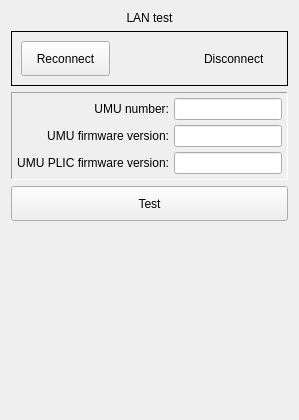
       <widget class="QWidget" name="lanPage">
        <layout class="QVBoxLayout" name="verticalLayout_37">
         <item>
          <widget class="QLabel" name="label_46">
           <property name="text">
            <string>LAN test</string>
           </property>
           <property name="alignment">
            <set>Qt::AlignCenter</set>
           </property>
          </widget>
         </item>
         <item>
          <widget class="QFrame" name="frame_13">
           <property name="frameShape">
            <enum>QFrame::Box</enum>
           </property>
           <property name="frameShadow">
            <enum>QFrame::Plain</enum>
           </property>
           <layout class="QHBoxLayout" name="horizontalLayout_21">
            <item>
             <widget class="QPushButton" name="reconnectButton">
              <property name="sizePolicy">
               <sizepolicy hsizetype="Expanding" vsizetype="Fixed">
                <horstretch>0</horstretch>
                <verstretch>0</verstretch>
               </sizepolicy>
              </property>
              <property name="minimumSize">
               <size>
                <width>0</width>
                <height>35</height>
               </size>
              </property>
              <property name="focusPolicy">
               <enum>Qt::NoFocus</enum>
              </property>
              <property name="text">
               <string>Reconnect</string>
              </property>
             </widget>
            </item>
            <item>
             <spacer name="horizontalSpacer_8">
              <property name="orientation">
               <enum>Qt::Horizontal</enum>
              </property>
              <property name="sizeHint" stdset="0">
               <size>
                <width>40</width>
                <height>20</height>
               </size>
              </property>
             </spacer>
            </item>
            <item>
             <widget class="QLabel" name="connectionMessageLabel">
              <property name="text">
               <string>Disconnect</string>
              </property>
             </widget>
            </item>
            <item>
             <widget class="QLabel" name="connectionStatusLabel">
              <property name="text">
               <string/>
              </property>
              <property name="pixmap">
               <pixmap resource="resourses.qrc">:/resources/disconnectStatus.png</pixmap>
              </property>
             </widget>
            </item>
           </layout>
          </widget>
         </item>
         <item>
          <widget class="QFrame" name="frame_14">
           <property name="autoFillBackground">
            <bool>true</bool>
           </property>
           <property name="frameShape">
            <enum>QFrame::Panel</enum>
           </property>
           <property name="frameShadow">
            <enum>QFrame::Sunken</enum>
           </property>
           <layout class="QVBoxLayout" name="verticalLayout_36">
            <property name="spacing">
             <number>5</number>
            </property>
            <property name="leftMargin">
             <number>5</number>
            </property>
            <property name="topMargin">
             <number>5</number>
            </property>
            <property name="rightMargin">
             <number>5</number>
            </property>
            <property name="bottomMargin">
             <number>5</number>
            </property>
            <item>
             <layout class="QHBoxLayout" name="horizontalLayout_22">
              <item>
               <widget class="QLabel" name="label_47">
                <property name="sizePolicy">
                 <sizepolicy hsizetype="Expanding" vsizetype="Preferred">
                  <horstretch>0</horstretch>
                  <verstretch>0</verstretch>
                 </sizepolicy>
                </property>
                <property name="text">
                 <string>UMU number:</string>
                </property>
                <property name="alignment">
                 <set>Qt::AlignRight|Qt::AlignTrailing|Qt::AlignVCenter</set>
                </property>
               </widget>
              </item>
              <item>
               <widget class="QLineEdit" name="umuSerialNumberLineEdit">
                <property name="sizePolicy">
                 <sizepolicy hsizetype="Minimum" vsizetype="Fixed">
                  <horstretch>0</horstretch>
                  <verstretch>0</verstretch>
                 </sizepolicy>
                </property>
               </widget>
              </item>
             </layout>
            </item>
            <item>
             <layout class="QHBoxLayout" name="horizontalLayout_23">
              <item>
               <widget class="QLabel" name="umuFirmwareVersionLabel">
                <property name="sizePolicy">
                 <sizepolicy hsizetype="Expanding" vsizetype="Preferred">
                  <horstretch>0</horstretch>
                  <verstretch>0</verstretch>
                 </sizepolicy>
                </property>
                <property name="text">
                 <string>UMU firmware version:</string>
                </property>
                <property name="alignment">
                 <set>Qt::AlignRight|Qt::AlignTrailing|Qt::AlignVCenter</set>
                </property>
               </widget>
              </item>
              <item>
               <widget class="QLineEdit" name="umuFirmwareVersionLineEdit">
                <property name="sizePolicy">
                 <sizepolicy hsizetype="Minimum" vsizetype="Fixed">
                  <horstretch>0</horstretch>
                  <verstretch>0</verstretch>
                 </sizepolicy>
                </property>
               </widget>
              </item>
             </layout>
            </item>
            <item>
             <layout class="QHBoxLayout" name="horizontalLayout_24">
              <item>
               <widget class="QLabel" name="label_51">
                <property name="sizePolicy">
                 <sizepolicy hsizetype="Expanding" vsizetype="Preferred">
                  <horstretch>0</horstretch>
                  <verstretch>0</verstretch>
                 </sizepolicy>
                </property>
                <property name="text">
                 <string>UMU PLIC firmware version:</string>
                </property>
                <property name="alignment">
                 <set>Qt::AlignRight|Qt::AlignTrailing|Qt::AlignVCenter</set>
                </property>
               </widget>
              </item>
              <item>
               <widget class="QLineEdit" name="umuPlicFirmwareVersionLineEdit">
                <property name="sizePolicy">
                 <sizepolicy hsizetype="Minimum" vsizetype="Fixed">
                  <horstretch>0</horstretch>
                  <verstretch>0</verstretch>
                 </sizepolicy>
                </property>
               </widget>
              </item>
             </layout>
            </item>
           </layout>
          </widget>
         </item>
         <item>
          <widget class="QPushButton" name="testLanButton">
           <property name="minimumSize">
            <size>
             <width>0</width>
             <height>35</height>
            </size>
           </property>
           <property name="focusPolicy">
            <enum>Qt::NoFocus</enum>
           </property>
           <property name="text">
            <string>Test</string>
           </property>
          </widget>
         </item>
         <item>
          <spacer name="verticalSpacer_14">
           <property name="orientation">
            <enum>Qt::Vertical</enum>
           </property>
           <property name="sizeHint" stdset="0">
            <size>
             <width>20</width>
             <height>188</height>
            </size>
           </property>
          </spacer>
         </item>
        </layout>
       </widget>
